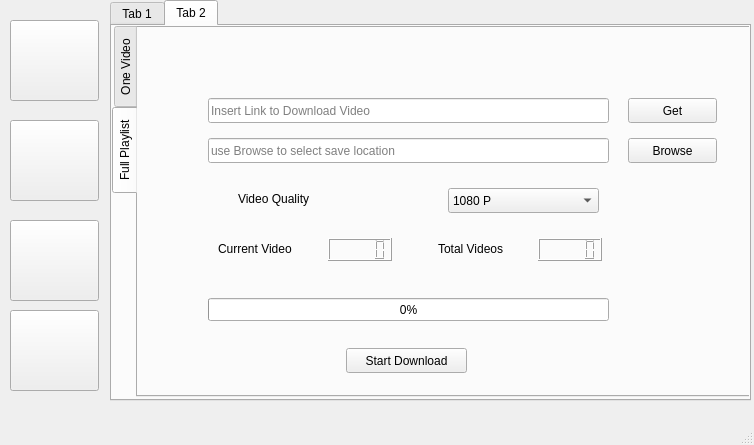
<?xml version="1.0" encoding="UTF-8"?>
<ui version="4.0">
 <class>MainWindow</class>
 <widget class="QMainWindow" name="MainWindow">
  <property name="geometry">
   <rect>
    <x>0</x>
    <y>0</y>
    <width>754</width>
    <height>445</height>
   </rect>
  </property>
  <property name="windowTitle">
   <string>MainWindow</string>
  </property>
  <widget class="QWidget" name="centralwidget">
   <widget class="QTabWidget" name="tabWidget">
    <property name="geometry">
     <rect>
      <x>110</x>
      <y>0</y>
      <width>641</width>
      <height>401</height>
     </rect>
    </property>
    <property name="currentIndex">
     <number>1</number>
    </property>
    <widget class="QWidget" name="tab">
     <attribute name="title">
      <string>Tab 1</string>
     </attribute>
     <widget class="QLineEdit" name="lineEdit">
      <property name="geometry">
       <rect>
        <x>130</x>
        <y>90</y>
        <width>371</width>
        <height>25</height>
       </rect>
      </property>
      <property name="placeholderText">
       <string>Insert Link to start Downloading</string>
      </property>
     </widget>
     <widget class="QLineEdit" name="lineEdit_2">
      <property name="geometry">
       <rect>
        <x>130</x>
        <y>130</y>
        <width>371</width>
        <height>25</height>
       </rect>
      </property>
      <property name="placeholderText">
       <string>use Browse to select save location</string>
      </property>
     </widget>
     <widget class="QPushButton" name="pushButton">
      <property name="geometry">
       <rect>
        <x>510</x>
        <y>130</y>
        <width>89</width>
        <height>25</height>
       </rect>
      </property>
      <property name="text">
       <string>Browse</string>
      </property>
     </widget>
     <widget class="QPushButton" name="pushButton_2">
      <property name="geometry">
       <rect>
        <x>270</x>
        <y>290</y>
        <width>89</width>
        <height>25</height>
       </rect>
      </property>
      <property name="text">
       <string>Download</string>
      </property>
     </widget>
     <widget class="QProgressBar" name="progressBar">
      <property name="geometry">
       <rect>
        <x>130</x>
        <y>190</y>
        <width>371</width>
        <height>23</height>
       </rect>
      </property>
      <property name="value">
       <number>0</number>
      </property>
     </widget>
    </widget>
    <widget class="QWidget" name="tab_2">
     <attribute name="title">
      <string>Tab 2</string>
     </attribute>
     <widget class="QTabWidget" name="tabWidget_2">
      <property name="geometry">
       <rect>
        <x>0</x>
        <y>0</y>
        <width>651</width>
        <height>371</height>
       </rect>
      </property>
      <property name="tabPosition">
       <enum>QTabWidget::West</enum>
      </property>
      <property name="currentIndex">
       <number>1</number>
      </property>
      <property name="movable">
       <bool>false</bool>
      </property>
      <widget class="QWidget" name="tab_3">
       <attribute name="title">
        <string>One Video</string>
       </attribute>
       <widget class="QLineEdit" name="lineEdit_3">
        <property name="geometry">
         <rect>
          <x>80</x>
          <y>90</y>
          <width>401</width>
          <height>25</height>
         </rect>
        </property>
        <property name="text">
         <string/>
        </property>
        <property name="placeholderText">
         <string>Insert Link to Download Video</string>
        </property>
       </widget>
       <widget class="QLineEdit" name="lineEdit_4">
        <property name="geometry">
         <rect>
          <x>80</x>
          <y>140</y>
          <width>401</width>
          <height>25</height>
         </rect>
        </property>
        <property name="text">
         <string/>
        </property>
        <property name="placeholderText">
         <string>use Browse to select save location</string>
        </property>
       </widget>
       <widget class="QPushButton" name="pushButton_3">
        <property name="geometry">
         <rect>
          <x>500</x>
          <y>90</y>
          <width>89</width>
          <height>25</height>
         </rect>
        </property>
        <property name="text">
         <string>Get</string>
        </property>
       </widget>
       <widget class="QPushButton" name="pushButton_4">
        <property name="geometry">
         <rect>
          <x>500</x>
          <y>140</y>
          <width>89</width>
          <height>25</height>
         </rect>
        </property>
        <property name="text">
         <string>Browse</string>
        </property>
       </widget>
       <widget class="QPushButton" name="pushButton_5">
        <property name="geometry">
         <rect>
          <x>218</x>
          <y>300</y>
          <width>121</width>
          <height>25</height>
         </rect>
        </property>
        <property name="text">
         <string>Start Download</string>
        </property>
       </widget>
       <widget class="QProgressBar" name="progressBar_2">
        <property name="geometry">
         <rect>
          <x>80</x>
          <y>230</y>
          <width>401</width>
          <height>23</height>
         </rect>
        </property>
        <property name="value">
         <number>0</number>
        </property>
       </widget>
       <widget class="QLabel" name="label">
        <property name="geometry">
         <rect>
          <x>110</x>
          <y>190</y>
          <width>131</width>
          <height>21</height>
         </rect>
        </property>
        <property name="text">
         <string>Video Quality</string>
        </property>
       </widget>
       <widget class="QComboBox" name="comboBox">
        <property name="geometry">
         <rect>
          <x>330</x>
          <y>190</y>
          <width>151</width>
          <height>25</height>
         </rect>
        </property>
       </widget>
       <widget class="QLabel" name="label_6">
        <property name="geometry">
         <rect>
          <x>160</x>
          <y>270</y>
          <width>201</width>
          <height>20</height>
         </rect>
        </property>
        <property name="text">
         <string/>
        </property>
       </widget>
      </widget>
      <widget class="QWidget" name="tab_4">
       <attribute name="title">
        <string>Full Playlist</string>
       </attribute>
       <widget class="QLineEdit" name="lineEdit_5">
        <property name="geometry">
         <rect>
          <x>70</x>
          <y>70</y>
          <width>401</width>
          <height>25</height>
         </rect>
        </property>
        <property name="text">
         <string/>
        </property>
        <property name="placeholderText">
         <string>Insert Link to Download Video</string>
        </property>
       </widget>
       <widget class="QLineEdit" name="lineEdit_6">
        <property name="geometry">
         <rect>
          <x>70</x>
          <y>110</y>
          <width>401</width>
          <height>25</height>
         </rect>
        </property>
        <property name="text">
         <string/>
        </property>
        <property name="placeholderText">
         <string>use Browse to select save location</string>
        </property>
       </widget>
       <widget class="QPushButton" name="pushButton_6">
        <property name="geometry">
         <rect>
          <x>490</x>
          <y>110</y>
          <width>89</width>
          <height>25</height>
         </rect>
        </property>
        <property name="text">
         <string>Browse</string>
        </property>
       </widget>
       <widget class="QPushButton" name="pushButton_7">
        <property name="geometry">
         <rect>
          <x>490</x>
          <y>70</y>
          <width>89</width>
          <height>25</height>
         </rect>
        </property>
        <property name="text">
         <string>Get</string>
        </property>
       </widget>
       <widget class="QPushButton" name="pushButton_13">
        <property name="geometry">
         <rect>
          <x>208</x>
          <y>320</y>
          <width>121</width>
          <height>25</height>
         </rect>
        </property>
        <property name="text">
         <string>Start Download</string>
        </property>
       </widget>
       <widget class="QLabel" name="label_3">
        <property name="geometry">
         <rect>
          <x>100</x>
          <y>160</y>
          <width>131</width>
          <height>21</height>
         </rect>
        </property>
        <property name="text">
         <string>Video Quality</string>
        </property>
       </widget>
       <widget class="QComboBox" name="comboBox_3">
        <property name="geometry">
         <rect>
          <x>310</x>
          <y>160</y>
          <width>151</width>
          <height>25</height>
         </rect>
        </property>
        <item>
         <property name="text">
          <string>1080 P</string>
         </property>
        </item>
        <item>
         <property name="text">
          <string>720 P</string>
         </property>
        </item>
        <item>
         <property name="text">
          <string>480 P</string>
         </property>
        </item>
        <item>
         <property name="text">
          <string>360 P</string>
         </property>
        </item>
        <item>
         <property name="text">
          <string>144 P</string>
         </property>
        </item>
       </widget>
       <widget class="QProgressBar" name="progressBar_4">
        <property name="geometry">
         <rect>
          <x>70</x>
          <y>270</y>
          <width>401</width>
          <height>23</height>
         </rect>
        </property>
        <property name="value">
         <number>0</number>
        </property>
       </widget>
       <widget class="QLabel" name="label_4">
        <property name="geometry">
         <rect>
          <x>80</x>
          <y>210</y>
          <width>101</width>
          <height>21</height>
         </rect>
        </property>
        <property name="text">
         <string>Current Video</string>
        </property>
       </widget>
       <widget class="QLabel" name="label_5">
        <property name="geometry">
         <rect>
          <x>300</x>
          <y>210</y>
          <width>91</width>
          <height>21</height>
         </rect>
        </property>
        <property name="text">
         <string>Total Videos </string>
        </property>
       </widget>
       <widget class="QLCDNumber" name="lcdNumber">
        <property name="geometry">
         <rect>
          <x>190</x>
          <y>210</y>
          <width>64</width>
          <height>23</height>
         </rect>
        </property>
       </widget>
       <widget class="QLCDNumber" name="lcdNumber_2">
        <property name="geometry">
         <rect>
          <x>400</x>
          <y>210</y>
          <width>64</width>
          <height>23</height>
         </rect>
        </property>
        <property name="autoFillBackground">
         <bool>false</bool>
        </property>
        <property name="smallDecimalPoint">
         <bool>false</bool>
        </property>
        <property name="segmentStyle">
         <enum>QLCDNumber::Filled</enum>
        </property>
       </widget>
       <widget class="QLabel" name="label_7">
        <property name="geometry">
         <rect>
          <x>420</x>
          <y>310</y>
          <width>141</width>
          <height>17</height>
         </rect>
        </property>
        <property name="text">
         <string/>
        </property>
       </widget>
      </widget>
     </widget>
    </widget>
   </widget>
   <widget class="QPushButton" name="pushButton_14">
    <property name="geometry">
     <rect>
      <x>10</x>
      <y>20</y>
      <width>89</width>
      <height>81</height>
     </rect>
    </property>
    <property name="text">
     <string/>
    </property>
    <property name="icon">
     <iconset resource="photo.qrc">
      <normaloff>:/icons/home.png</normaloff>:/icons/home.png</iconset>
    </property>
    <property name="iconSize">
     <size>
      <width>40</width>
      <height>40</height>
     </size>
    </property>
   </widget>
   <widget class="QPushButton" name="pushButton_16">
    <property name="geometry">
     <rect>
      <x>10</x>
      <y>310</y>
      <width>89</width>
      <height>81</height>
     </rect>
    </property>
    <property name="text">
     <string/>
    </property>
    <property name="icon">
     <iconset resource="photo.qrc">
      <normaloff>:/icons/setting.png</normaloff>:/icons/setting.png</iconset>
    </property>
    <property name="iconSize">
     <size>
      <width>40</width>
      <height>40</height>
     </size>
    </property>
   </widget>
   <widget class="QPushButton" name="pushButton_17">
    <property name="geometry">
     <rect>
      <x>10</x>
      <y>220</y>
      <width>89</width>
      <height>81</height>
     </rect>
    </property>
    <property name="text">
     <string/>
    </property>
    <property name="icon">
     <iconset resource="photo.qrc">
      <normaloff>:/icons/youtube.png</normaloff>:/icons/youtube.png</iconset>
    </property>
    <property name="iconSize">
     <size>
      <width>40</width>
      <height>40</height>
     </size>
    </property>
   </widget>
   <widget class="QPushButton" name="pushButton_18">
    <property name="geometry">
     <rect>
      <x>10</x>
      <y>120</y>
      <width>89</width>
      <height>81</height>
     </rect>
    </property>
    <property name="text">
     <string/>
    </property>
    <property name="icon">
     <iconset resource="photo.qrc">
      <normaloff>:/icons/download.png</normaloff>:/icons/download.png</iconset>
    </property>
    <property name="iconSize">
     <size>
      <width>40</width>
      <height>40</height>
     </size>
    </property>
   </widget>
  </widget>
  <widget class="QMenuBar" name="menubar">
   <property name="geometry">
    <rect>
     <x>0</x>
     <y>0</y>
     <width>754</width>
     <height>22</height>
    </rect>
   </property>
  </widget>
  <widget class="QStatusBar" name="statusbar"/>
 </widget>
 <resources>
  <include location="photo.qrc"/>
 </resources>
 <connections/>
</ui>
